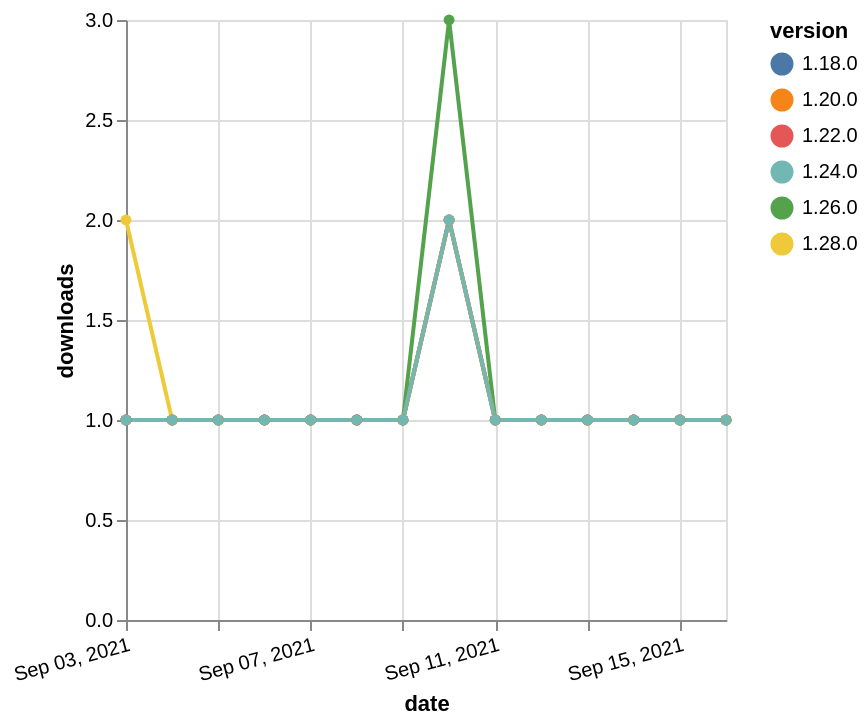

Express this chart as Vega-Lite.
### Vega-Lite specification from a JSON file in a GitHub repository (floating-point values rounded to 4 significant figures)
{"$schema": "https://vega.github.io/schema/vega-lite/v5.json", "description": "A simple bar chart with embedded data.", "data": {"values": [{"date": "2021-09-03", "total": 225, "delta": 1, "version": "1.18.0"}, {"date": "2021-09-04", "total": 226, "delta": 1, "version": "1.18.0"}, {"date": "2021-09-05", "total": 227, "delta": 1, "version": "1.18.0"}, {"date": "2021-09-06", "total": 228, "delta": 1, "version": "1.18.0"}, {"date": "2021-09-07", "total": 229, "delta": 1, "version": "1.18.0"}, {"date": "2021-09-08", "total": 230, "delta": 1, "version": "1.18.0"}, {"date": "2021-09-09", "total": 231, "delta": 1, "version": "1.18.0"}, {"date": "2021-09-10", "total": 233, "delta": 2, "version": "1.18.0"}, {"date": "2021-09-11", "total": 234, "delta": 1, "version": "1.18.0"}, {"date": "2021-09-12", "total": 235, "delta": 1, "version": "1.18.0"}, {"date": "2021-09-13", "total": 236, "delta": 1, "version": "1.18.0"}, {"date": "2021-09-14", "total": 237, "delta": 1, "version": "1.18.0"}, {"date": "2021-09-15", "total": 238, "delta": 1, "version": "1.18.0"}, {"date": "2021-09-16", "total": 239, "delta": 1, "version": "1.18.0"}, {"date": "2021-09-03", "total": 172, "delta": 1, "version": "1.22.0"}, {"date": "2021-09-04", "total": 173, "delta": 1, "version": "1.22.0"}, {"date": "2021-09-05", "total": 174, "delta": 1, "version": "1.22.0"}, {"date": "2021-09-06", "total": 175, "delta": 1, "version": "1.22.0"}, {"date": "2021-09-07", "total": 176, "delta": 1, "version": "1.22.0"}, {"date": "2021-09-08", "total": 177, "delta": 1, "version": "1.22.0"}, {"date": "2021-09-09", "total": 178, "delta": 1, "version": "1.22.0"}, {"date": "2021-09-10", "total": 180, "delta": 2, "version": "1.22.0"}, {"date": "2021-09-11", "total": 181, "delta": 1, "version": "1.22.0"}, {"date": "2021-09-12", "total": 182, "delta": 1, "version": "1.22.0"}, {"date": "2021-09-13", "total": 183, "delta": 1, "version": "1.22.0"}, {"date": "2021-09-14", "total": 184, "delta": 1, "version": "1.22.0"}, {"date": "2021-09-15", "total": 185, "delta": 1, "version": "1.22.0"}, {"date": "2021-09-16", "total": 186, "delta": 1, "version": "1.22.0"}, {"date": "2021-09-03", "total": 112, "delta": 2, "version": "1.28.0"}, {"date": "2021-09-04", "total": 113, "delta": 1, "version": "1.28.0"}, {"date": "2021-09-05", "total": 114, "delta": 1, "version": "1.28.0"}, {"date": "2021-09-06", "total": 115, "delta": 1, "version": "1.28.0"}, {"date": "2021-09-07", "total": 116, "delta": 1, "version": "1.28.0"}, {"date": "2021-09-08", "total": 117, "delta": 1, "version": "1.28.0"}, {"date": "2021-09-09", "total": 118, "delta": 1, "version": "1.28.0"}, {"date": "2021-09-10", "total": 120, "delta": 2, "version": "1.28.0"}, {"date": "2021-09-11", "total": 121, "delta": 1, "version": "1.28.0"}, {"date": "2021-09-12", "total": 122, "delta": 1, "version": "1.28.0"}, {"date": "2021-09-13", "total": 123, "delta": 1, "version": "1.28.0"}, {"date": "2021-09-14", "total": 124, "delta": 1, "version": "1.28.0"}, {"date": "2021-09-15", "total": 125, "delta": 1, "version": "1.28.0"}, {"date": "2021-09-16", "total": 126, "delta": 1, "version": "1.28.0"}, {"date": "2021-09-03", "total": 160, "delta": 1, "version": "1.26.0"}, {"date": "2021-09-04", "total": 161, "delta": 1, "version": "1.26.0"}, {"date": "2021-09-05", "total": 162, "delta": 1, "version": "1.26.0"}, {"date": "2021-09-06", "total": 163, "delta": 1, "version": "1.26.0"}, {"date": "2021-09-07", "total": 164, "delta": 1, "version": "1.26.0"}, {"date": "2021-09-08", "total": 165, "delta": 1, "version": "1.26.0"}, {"date": "2021-09-09", "total": 166, "delta": 1, "version": "1.26.0"}, {"date": "2021-09-10", "total": 169, "delta": 3, "version": "1.26.0"}, {"date": "2021-09-11", "total": 170, "delta": 1, "version": "1.26.0"}, {"date": "2021-09-12", "total": 171, "delta": 1, "version": "1.26.0"}, {"date": "2021-09-13", "total": 172, "delta": 1, "version": "1.26.0"}, {"date": "2021-09-14", "total": 173, "delta": 1, "version": "1.26.0"}, {"date": "2021-09-15", "total": 174, "delta": 1, "version": "1.26.0"}, {"date": "2021-09-16", "total": 175, "delta": 1, "version": "1.26.0"}, {"date": "2021-09-03", "total": 173, "delta": 1, "version": "1.20.0"}, {"date": "2021-09-04", "total": 174, "delta": 1, "version": "1.20.0"}, {"date": "2021-09-05", "total": 175, "delta": 1, "version": "1.20.0"}, {"date": "2021-09-06", "total": 176, "delta": 1, "version": "1.20.0"}, {"date": "2021-09-07", "total": 177, "delta": 1, "version": "1.20.0"}, {"date": "2021-09-08", "total": 178, "delta": 1, "version": "1.20.0"}, {"date": "2021-09-09", "total": 179, "delta": 1, "version": "1.20.0"}, {"date": "2021-09-10", "total": 181, "delta": 2, "version": "1.20.0"}, {"date": "2021-09-11", "total": 182, "delta": 1, "version": "1.20.0"}, {"date": "2021-09-12", "total": 183, "delta": 1, "version": "1.20.0"}, {"date": "2021-09-13", "total": 184, "delta": 1, "version": "1.20.0"}, {"date": "2021-09-14", "total": 185, "delta": 1, "version": "1.20.0"}, {"date": "2021-09-15", "total": 186, "delta": 1, "version": "1.20.0"}, {"date": "2021-09-16", "total": 187, "delta": 1, "version": "1.20.0"}, {"date": "2021-09-03", "total": 149, "delta": 1, "version": "1.24.0"}, {"date": "2021-09-04", "total": 150, "delta": 1, "version": "1.24.0"}, {"date": "2021-09-05", "total": 151, "delta": 1, "version": "1.24.0"}, {"date": "2021-09-06", "total": 152, "delta": 1, "version": "1.24.0"}, {"date": "2021-09-07", "total": 153, "delta": 1, "version": "1.24.0"}, {"date": "2021-09-08", "total": 154, "delta": 1, "version": "1.24.0"}, {"date": "2021-09-09", "total": 155, "delta": 1, "version": "1.24.0"}, {"date": "2021-09-10", "total": 157, "delta": 2, "version": "1.24.0"}, {"date": "2021-09-11", "total": 158, "delta": 1, "version": "1.24.0"}, {"date": "2021-09-12", "total": 159, "delta": 1, "version": "1.24.0"}, {"date": "2021-09-13", "total": 160, "delta": 1, "version": "1.24.0"}, {"date": "2021-09-14", "total": 161, "delta": 1, "version": "1.24.0"}, {"date": "2021-09-15", "total": 162, "delta": 1, "version": "1.24.0"}, {"date": "2021-09-16", "total": 163, "delta": 1, "version": "1.24.0"}]}, "width": "container", "mark": {"type": "line", "point": {"filled": true}}, "encoding": {"x": {"field": "date", "type": "temporal", "timeUnit": "yearmonthdate", "title": "date", "axis": {"labelAngle": -15}}, "y": {"field": "delta", "type": "quantitative", "title": "downloads"}, "color": {"field": "version", "type": "nominal"}, "tooltip": {"field": "delta"}}}
